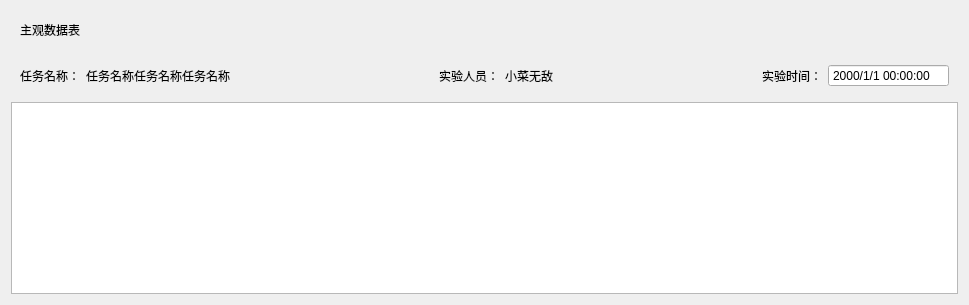
                <widget class="QWidget" name="tab_5">
                 <attribute name="title">
                  <string>本次主观数据</string>
                 </attribute>
                 <layout class="QVBoxLayout" name="verticalLayout_14">
                  <item>
                   <widget class="QWidget" name="widget_14" native="true">
                    <layout class="QHBoxLayout" name="horizontalLayout_11">
                     <item>
                      <widget class="QLabel" name="label_39">
                       <property name="text">
                        <string>主观数据表</string>
                       </property>
                      </widget>
                     </item>
                     <item>
                      <spacer name="horizontalSpacer_21">
                       <property name="orientation">
                        <enum>Qt::Orientation::Horizontal</enum>
                       </property>
                       <property name="sizeHint" stdset="0">
                        <size>
                         <width>869</width>
                         <height>20</height>
                        </size>
                       </property>
                      </spacer>
                     </item>
                    </layout>
                   </widget>
                  </item>
                  <item>
                   <widget class="QWidget" name="widget_22" native="true">
                    <property name="sizePolicy">
                     <sizepolicy hsizetype="Preferred" vsizetype="Fixed">
                      <horstretch>0</horstretch>
                      <verstretch>0</verstretch>
                     </sizepolicy>
                    </property>
                    <layout class="QHBoxLayout" name="horizontalLayout_20">
                     <item>
                      <widget class="QLabel" name="label_40">
                       <property name="text">
                        <string>任务名称：</string>
                       </property>
                      </widget>
                     </item>
                     <item>
                      <widget class="QLabel" name="label_41">
                       <property name="text">
                        <string>任务名称任务名称任务名称</string>
                       </property>
                      </widget>
                     </item>
                     <item>
                      <spacer name="horizontalSpacer_22">
                       <property name="orientation">
                        <enum>Qt::Orientation::Horizontal</enum>
                       </property>
                       <property name="sizeHint" stdset="0">
                        <size>
                         <width>40</width>
                         <height>20</height>
                        </size>
                       </property>
                      </spacer>
                     </item>
                     <item>
                      <widget class="QLabel" name="label_42">
                       <property name="text">
                        <string>实验人员：</string>
                       </property>
                      </widget>
                     </item>
                     <item>
                      <widget class="QLabel" name="label_43">
                       <property name="text">
                        <string>小菜无敌</string>
                       </property>
                      </widget>
                     </item>
                     <item>
                      <spacer name="horizontalSpacer_23">
                       <property name="orientation">
                        <enum>Qt::Orientation::Horizontal</enum>
                       </property>
                       <property name="sizeHint" stdset="0">
                        <size>
                         <width>40</width>
                         <height>20</height>
                        </size>
                       </property>
                      </spacer>
                     </item>
                     <item>
                      <widget class="QLabel" name="label_44">
                       <property name="text">
                        <string>实验时间：</string>
                       </property>
                      </widget>
                     </item>
                     <item>
                      <widget class="QDateTimeEdit" name="dateTimeEdit_5">
                       <property name="focusPolicy">
                        <enum>Qt::FocusPolicy::NoFocus</enum>
                       </property>
                       <property name="readOnly">
                        <bool>true</bool>
                       </property>
                       <property name="buttonSymbols">
                        <enum>QAbstractSpinBox::ButtonSymbols::NoButtons</enum>
                       </property>
                       <property name="displayFormat">
                        <string>yyyy/M/d HH:mm:ss</string>
                       </property>
                      </widget>
                     </item>
                    </layout>
                   </widget>
                  </item>
                  <item>
                   <widget class="QTableView" name="subjective_current_2"/>
                  </item>
                 </layout>
                </widget>
